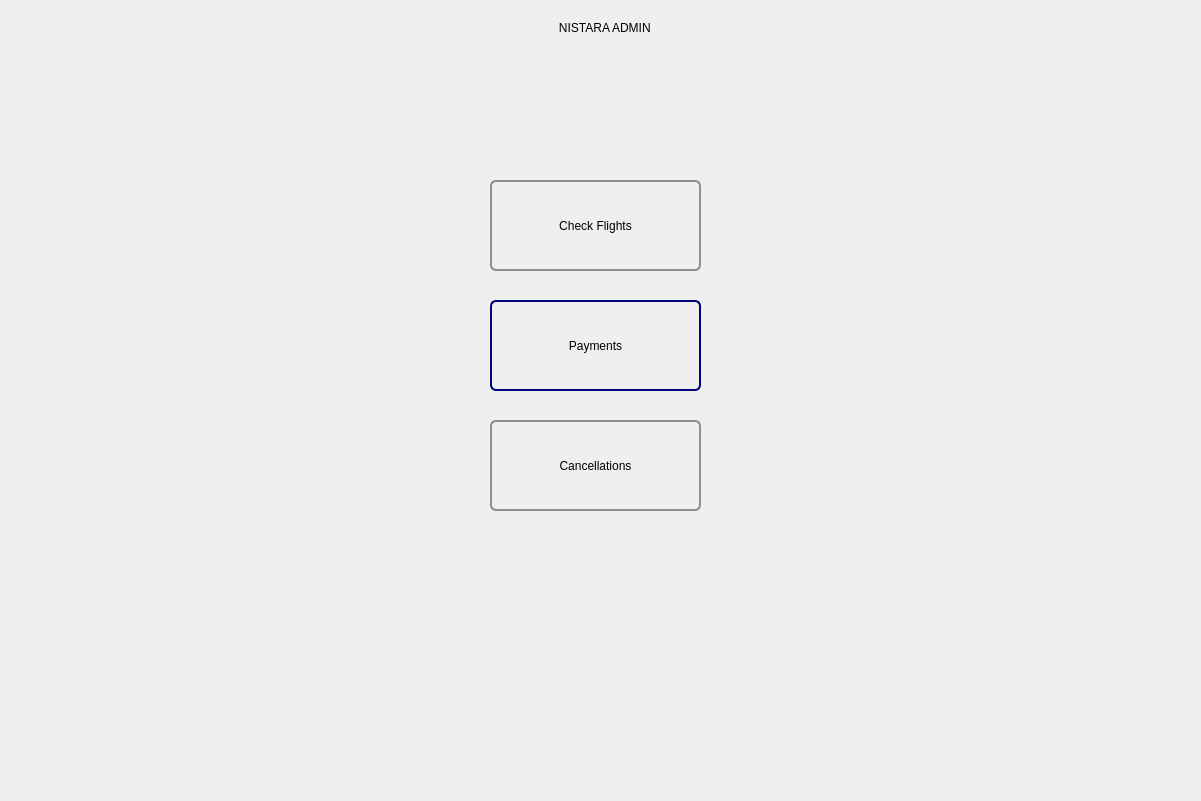
<?xml version="1.0" encoding="UTF-8"?>
<ui version="4.0">
 <class>Dialog</class>
 <widget class="QDialog" name="Dialog">
  <property name="geometry">
   <rect>
    <x>0</x>
    <y>0</y>
    <width>1201</width>
    <height>801</height>
   </rect>
  </property>
  <property name="windowTitle">
   <string>Dialog</string>
  </property>
  <widget class="QLabel" name="HeaderLabel">
   <property name="geometry">
    <rect>
     <x>196</x>
     <y>2</y>
     <width>821</width>
     <height>51</height>
    </rect>
   </property>
   <property name="styleSheet">
    <string notr="true">
font: 30pt &quot;MS Shell Dlg 2&quot;;</string>
   </property>
   <property name="text">
    <string>NISTARA ADMIN </string>
   </property>
   <property name="alignment">
    <set>Qt::AlignCenter</set>
   </property>
  </widget>
  <widget class="QPushButton" name="PiceJet">
   <property name="geometry">
    <rect>
     <x>490</x>
     <y>300</y>
     <width>211</width>
     <height>91</height>
    </rect>
   </property>
   <property name="styleSheet">
    <string notr="true">/*
border: 12px  solid rgb(170, 255, 127);
border-width: 2px;
font: 12pt &quot;MS Shell Dlg 2&quot;;
border-radius: 15px;
*/

QPushButton {
    border: 2px solid #8f8f91;
    border-radius: 6px;
    background-color: qlineargradient(x1: 0, y1: 0, x2: 0, y2: 1,
                                      stop: 0 #f6f7fa, stop: 1 #dadbde);
	
    min-width: 80px;
}

QPushButton:pressed {
    background-color: qlineargradient(x1: 0, y1: 0, x2: 0, y2: 1,
                                      stop: 0 #dadbde, stop: 1 #f6f7fa);
}

QPushButton:flat {
    border: none; /* no border for a flat push button */
}

QPushButton:default {
    border-color: navy; /* make the default button prominent */
}</string>
   </property>
   <property name="text">
    <string>Payments</string>
   </property>
  </widget>
  <widget class="QPushButton" name="MetAirways">
   <property name="geometry">
    <rect>
     <x>490</x>
     <y>420</y>
     <width>211</width>
     <height>91</height>
    </rect>
   </property>
   <property name="styleSheet">
    <string notr="true">/*
border: 12px  solid rgb(170, 255, 127);
border-width: 2px;
font: 12pt &quot;MS Shell Dlg 2&quot;;
border-radius: 15px;
*/

QPushButton {
    border: 2px solid #8f8f91;
    border-radius: 6px;
    background-color: qlineargradient(x1: 0, y1: 0, x2: 0, y2: 1,
                                      stop: 0 #f6f7fa, stop: 1 #dadbde);
	
    min-width: 80px;
}

QPushButton:pressed {
    background-color: qlineargradient(x1: 0, y1: 0, x2: 0, y2: 1,
                                      stop: 0 #dadbde, stop: 1 #f6f7fa);
}

QPushButton:flat {
    border: none; /* no border for a flat push button */
}

QPushButton:default {
    border-color: navy; /* make the default button prominent */
}</string>
   </property>
   <property name="text">
    <string>Cancellations</string>
   </property>
  </widget>
  <widget class="QPushButton" name="Nistara">
   <property name="geometry">
    <rect>
     <x>490</x>
     <y>180</y>
     <width>211</width>
     <height>91</height>
    </rect>
   </property>
   <property name="styleSheet">
    <string notr="true">/*
border: 12px  solid rgb(170, 255, 127);
border-width: 2px;
font: 12pt &quot;MS Shell Dlg 2&quot;;
border-radius: 15px;
*/

QPushButton {
    border: 2px solid #8f8f91;
    border-radius: 6px;
    background-color: qlineargradient(x1: 0, y1: 0, x2: 0, y2: 1,
                                      stop: 0 #f6f7fa, stop: 1 #dadbde);
	
    min-width: 80px;
}

QPushButton:pressed {
    background-color: qlineargradient(x1: 0, y1: 0, x2: 0, y2: 1,
                                      stop: 0 #dadbde, stop: 1 #f6f7fa);
}

QPushButton:flat {
    border: none; /* no border for a flat push button */
}

QPushButton:default {
    border-color: navy; /* make the default button prominent */
}</string>
   </property>
   <property name="text">
    <string>Check Flights</string>
   </property>
  </widget>
 </widget>
 <resources/>
 <connections/>
</ui>
